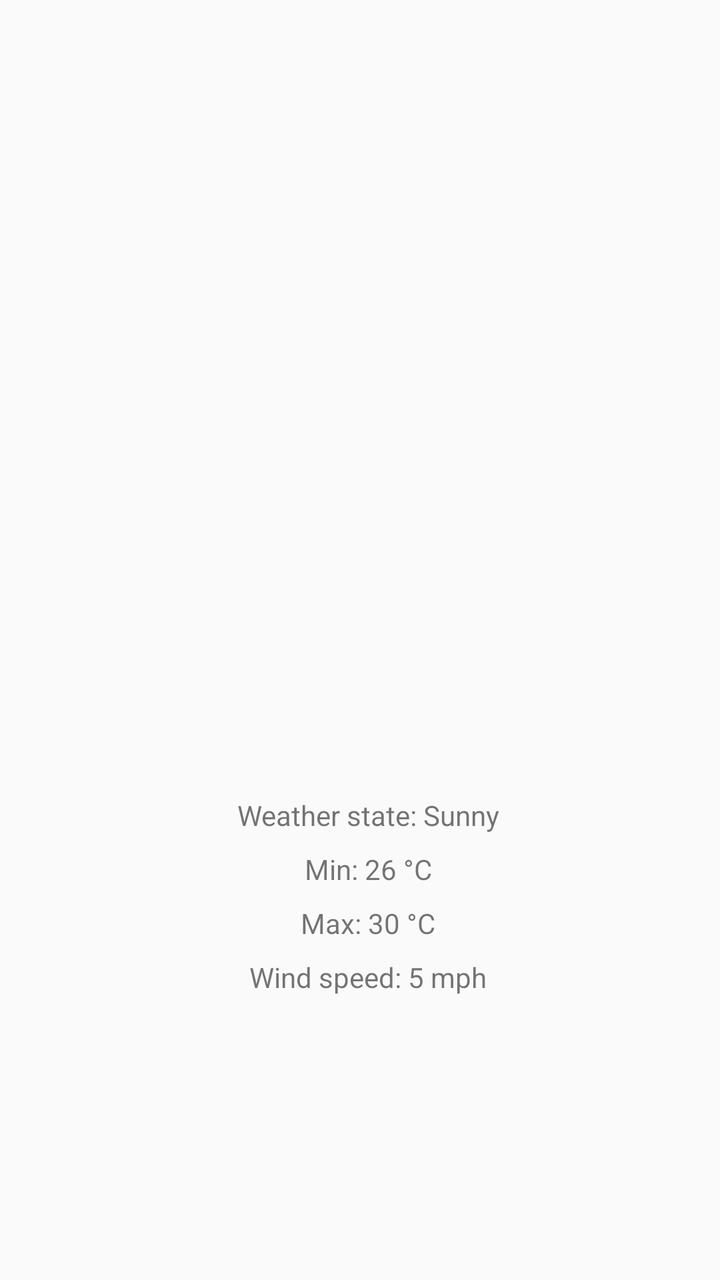
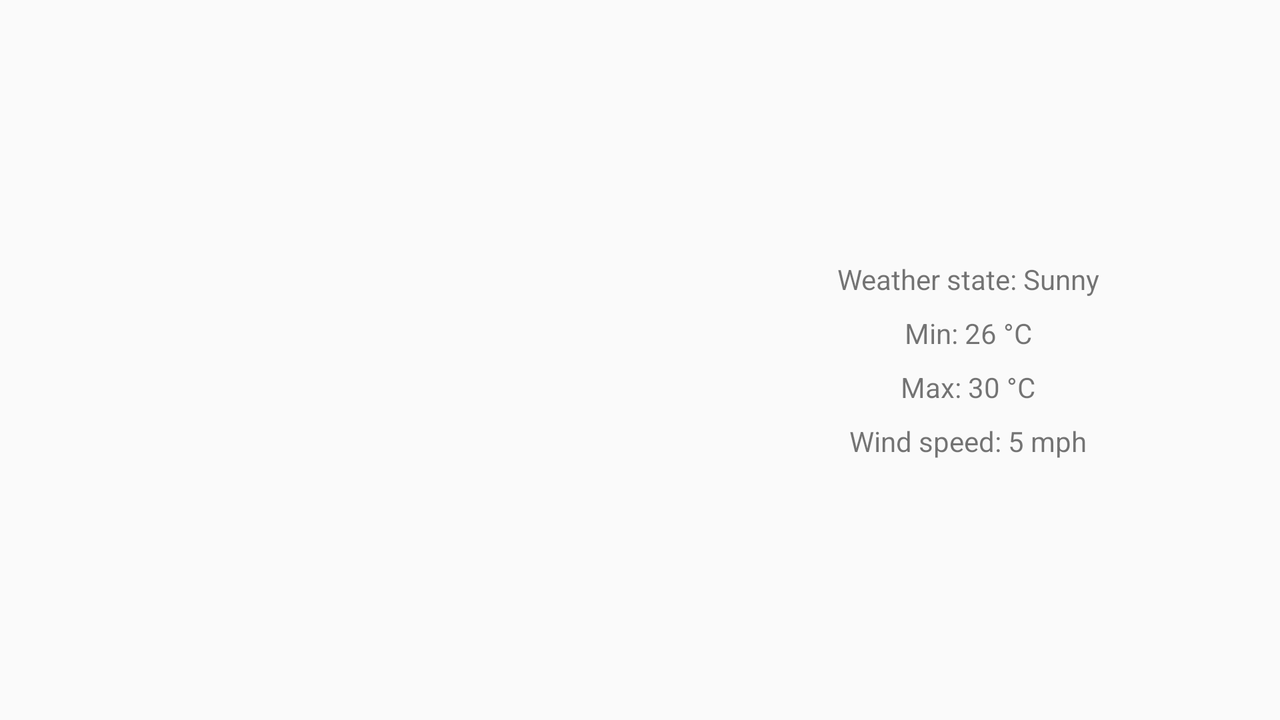

First picture: res/layout/ on a phone held upright. Second picture: the repository's own variant of that layout, on a device whose configuration matches the variant's folder. Source for both follows.
<!-- AndroidManifest.xml: application theme AppTheme -->
<!-- res/layout/fragment_forecast.xml -->
<?xml version="1.0" encoding="utf-8"?>
<ScrollView xmlns:android="http://schemas.android.com/apk/res/android"
    xmlns:tools="http://schemas.android.com/tools"
    android:layout_width="match_parent"
    android:layout_height="match_parent"
    android:fillViewport="true">

    <LinearLayout
        android:layout_width="match_parent"
        android:layout_height="wrap_content"
        android:orientation="vertical">

        <ImageView
            android:id="@+id/image"
            android:layout_width="64dp"
            android:layout_height="64dp"
            android:layout_gravity="center_horizontal"
            android:layout_weight="1"
            android:scaleType="center"
            android:src="@mipmap/ic_launcher" />

        <LinearLayout
            android:layout_width="match_parent"
            android:layout_height="0dp"
            android:layout_weight="2"
            android:gravity="center_vertical"
            android:orientation="vertical">

            <TextView
                android:id="@+id/weather_state_text_view"
                style="@style/ItemTextStyle"
                android:layout_width="match_parent"
                android:layout_height="wrap_content"
                tools:text="Weather state: Sunny" />

            <TextView
                android:id="@+id/min_temp_text_view"
                style="@style/ItemTextStyle"
                android:layout_width="match_parent"
                android:layout_height="wrap_content"
                tools:text="Min: 26 °C" />

            <TextView
                android:id="@+id/max_temp_text_view"
                style="@style/ItemTextStyle"
                android:layout_width="match_parent"
                android:layout_height="wrap_content"
                tools:text="Max: 30 °C" />

            <TextView
                android:id="@+id/wind_speed_text_view"
                style="@style/ItemTextStyle"
                android:layout_width="match_parent"
                android:layout_height="wrap_content"
                tools:text="Wind speed: 5 mph" />

        </LinearLayout>

    </LinearLayout>

</ScrollView>
<!-- resources referenced by this layout -->
<resources>
  <style name="ItemTextStyle">
          <item name="android:paddingTop">4dp</item>
          <item name="android:paddingBottom">4dp</item>
          <item name="android:paddingStart">8dp</item>
          <item name="paddingEnd">8dp</item>
          <item name="android:gravity">center</item>
      </style>
  <style name="AppTheme" parent="Theme.AppCompat.Light.DarkActionBar">
          
          <item name="colorPrimary">@color/colorPrimary</item>
          <item name="colorPrimaryDark">@color/colorPrimaryDark</item>
          <item name="colorAccent">@color/colorAccent</item>
      </style>
  <color name="colorPrimary">#6200EE</color>
  <color name="colorPrimaryDark">#3700B3</color>
  <color name="colorAccent">#03DAC5</color>
</resources>
<!-- res/layout-land/fragment_forecast.xml (the repository's variant of the layout above) -->
<!-- drawn on the phone turned sideways -->
<?xml version="1.0" encoding="utf-8"?>
<ScrollView xmlns:android="http://schemas.android.com/apk/res/android"
    xmlns:tools="http://schemas.android.com/tools"
    android:layout_width="match_parent"
    android:layout_height="match_parent"
    android:fillViewport="true">

    <LinearLayout
        android:layout_width="match_parent"
        android:layout_height="wrap_content"
        android:orientation="horizontal">

        <ImageView
            android:id="@+id/image"
            android:layout_width="0dp"
            android:layout_height="match_parent"
            android:layout_gravity="center_horizontal"
            android:layout_weight="1"
            android:scaleType="center"
            android:src="@mipmap/ic_launcher" />

        <LinearLayout
            android:layout_width="0dp"
            android:layout_height="match_parent"
            android:layout_weight="1"
            android:gravity="center_vertical"
            android:orientation="vertical">

            <TextView
                android:id="@+id/weather_state_text_view"
                style="@style/ItemTextStyle"
                android:layout_width="match_parent"
                android:layout_height="wrap_content"
                tools:text="Weather state: Sunny" />

            <TextView
                android:id="@+id/min_temp_text_view"
                style="@style/ItemTextStyle"
                android:layout_width="match_parent"
                android:layout_height="wrap_content"
                tools:text="Min: 26 °C" />

            <TextView
                android:id="@+id/max_temp_text_view"
                style="@style/ItemTextStyle"
                android:layout_width="match_parent"
                android:layout_height="wrap_content"
                tools:text="Max: 30 °C" />

            <TextView
                android:id="@+id/wind_speed_text_view"
                style="@style/ItemTextStyle"
                android:layout_width="match_parent"
                android:layout_height="wrap_content"
                tools:text="Wind speed: 5 mph" />

        </LinearLayout>

    </LinearLayout>

</ScrollView>
